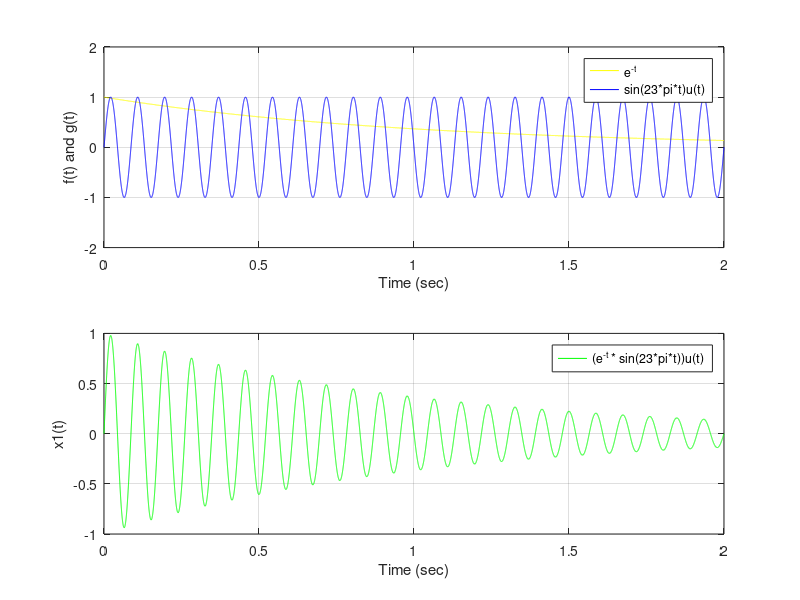

MATLAB code to generate this figure:
fs = 10000;
t = 0:1/fs:2;
u = (t>=0);
f = exp(-t);
g = sin(23*pi*t).*u;
x1 = f.*g;

figure(4)

subplot(211)
plot(t,f,'y','DisplayName','e^-^t'), grid on
axis([0 2 -2 2]);
hold on
plot(t,g,'b','DisplayName','sin(23*pi*t)u(t)'), grid on
hold off
ylabel('f(t) and g(t)') 
xlabel('Time (sec)')
legend

subplot(212)
plot(t,x1,'g','DisplayName','(e^-^t * sin(23*pi*t))u(t)'), grid on
ylabel('x1(t)') 
xlabel('Time (sec)')
legend
